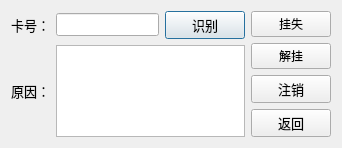
<?xml version="1.0" encoding="UTF-8"?>
<ui version="4.0">
 <class>WriteOffPerson</class>
 <widget class="QDialog" name="WriteOffPerson">
  <property name="geometry">
   <rect>
    <x>0</x>
    <y>0</y>
    <width>342</width>
    <height>124</height>
   </rect>
  </property>
  <property name="windowTitle">
   <string>Dialog</string>
  </property>
  <layout class="QHBoxLayout" name="horizontalLayout_3">
   <item>
    <layout class="QVBoxLayout" name="verticalLayout_2">
     <item>
      <layout class="QHBoxLayout" name="horizontalLayout">
       <item>
        <widget class="QLabel" name="label">
         <property name="font">
          <font>
           <family>Times New Roman</family>
           <pointsize>10</pointsize>
          </font>
         </property>
         <property name="text">
          <string>卡号：</string>
         </property>
        </widget>
       </item>
       <item>
        <widget class="QLineEdit" name="lineEdit_CardId">
         <property name="font">
          <font>
           <family>Times New Roman</family>
           <pointsize>10</pointsize>
          </font>
         </property>
        </widget>
       </item>
       <item>
        <widget class="QPushButton" name="btn_Inventory">
         <property name="font">
          <font>
           <family>Times New Roman</family>
           <pointsize>10</pointsize>
          </font>
         </property>
         <property name="text">
          <string>识别</string>
         </property>
        </widget>
       </item>
      </layout>
     </item>
     <item>
      <layout class="QHBoxLayout" name="horizontalLayout_2">
       <item>
        <widget class="QLabel" name="label_2">
         <property name="font">
          <font>
           <family>Times New Roman</family>
           <pointsize>10</pointsize>
          </font>
         </property>
         <property name="text">
          <string>原因：</string>
         </property>
        </widget>
       </item>
       <item>
        <widget class="QTextEdit" name="textEdit_Mark">
         <property name="font">
          <font>
           <family>Times New Roman</family>
           <pointsize>10</pointsize>
          </font>
         </property>
        </widget>
       </item>
      </layout>
     </item>
    </layout>
   </item>
   <item>
    <layout class="QVBoxLayout" name="verticalLayout">
     <item>
      <widget class="QPushButton" name="push_2">
       <property name="text">
        <string>挂失</string>
       </property>
      </widget>
     </item>
     <item>
      <widget class="QPushButton" name="push">
       <property name="text">
        <string>解挂</string>
       </property>
      </widget>
     </item>
     <item>
      <widget class="QPushButton" name="btn_LogOff">
       <property name="font">
        <font>
         <family>Times New Roman</family>
         <pointsize>10</pointsize>
        </font>
       </property>
       <property name="text">
        <string>注销</string>
       </property>
      </widget>
     </item>
     <item>
      <widget class="QPushButton" name="btn_Return">
       <property name="font">
        <font>
         <family>Times New Roman</family>
         <pointsize>10</pointsize>
        </font>
       </property>
       <property name="text">
        <string>返回</string>
       </property>
      </widget>
     </item>
    </layout>
   </item>
  </layout>
 </widget>
 <resources/>
 <connections/>
</ui>
